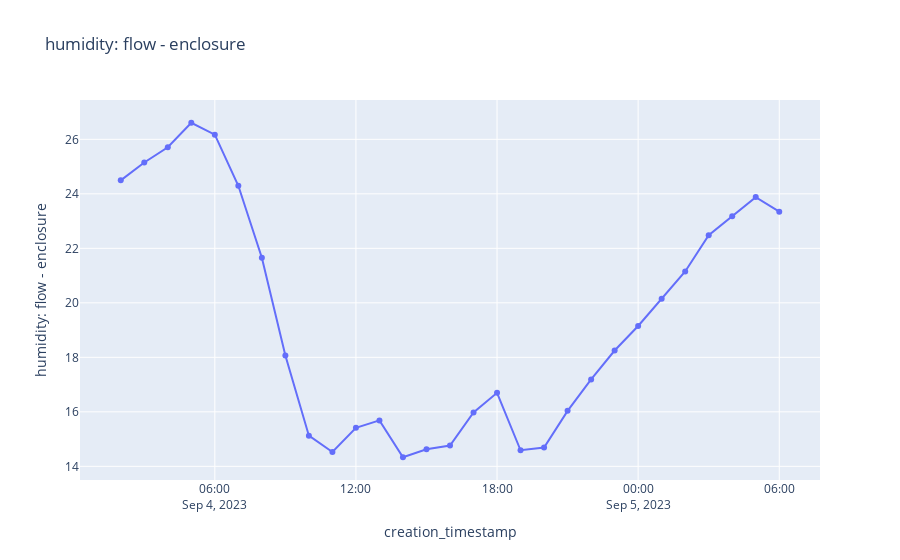

Here is the notebook cell this chart was saved with:
### Code cell
# Humidity Delta
col_name = "humidity: flow - enclosure"

df_temp = df_a.with_columns((pl.col("sht45_humidity") - pl.col("enclosure_bme280_humidity")).alias(col_name)) \
.select("creation_timestamp","system_name",col_name).collect()

import plotly.express as px

fig = px.line(df_temp, x="creation_timestamp", y=col_name, markers=True, title = col_name)
fig.show()

### Figure 1 — Plotly figure (JSON) as saved in the notebook; plotly's stock layout.template omitted (floating-point values rounded to 4 significant figures)
{"data": [{"hovertemplate": "creation_timestamp=%{x}<br>humidity: flow - enclosure=%{y}<extra></extra>", "legendgroup": "", "line": {"color": "#636efa", "dash": "solid"}, "marker": {"symbol": "circle"}, "mode": "lines+markers", "name": "", "orientation": "v", "showlegend": false, "type": "scatter", "x": ["2023-09-04T02:00:00+00:00", "2023-09-04T03:00:00+00:00", "2023-09-04T04:00:00+00:00", "2023-09-04T05:00:00+00:00", "2023-09-04T06:00:00+00:00", "2023-09-04T07:00:00+00:00", "2023-09-04T08:00:00+00:00", "2023-09-04T09:00:00+00:00", "2023-09-04T10:00:00+00:00", "2023-09-04T11:00:00+00:00", "2023-09-04T12:00:00+00:00", "2023-09-04T13:00:00+00:00", "2023-09-04T14:00:00+00:00", "2023-09-04T15:00:00+00:00", "2023-09-04T16:00:00+00:00", "2023-09-04T17:00:00+00:00", "2023-09-04T18:00:00+00:00", "2023-09-04T19:00:00+00:00", "2023-09-04T20:00:00+00:00", "2023-09-04T21:00:00+00:00", "2023-09-04T22:00:00+00:00", "2023-09-04T23:00:00+00:00", "2023-09-05T00:00:00+00:00", "2023-09-05T01:00:00+00:00", "2023-09-05T02:00:00+00:00", "2023-09-05T03:00:00+00:00", "2023-09-05T04:00:00+00:00", "2023-09-05T05:00:00+00:00", "2023-09-05T06:00:00+00:00"], "xaxis": "x", "y": [24.5, 25.15, 25.71, 26.61, 26.17, 24.3, 21.65, 18.07, 15.13, 14.53, 15.41, 15.69, 14.33, 14.63, 14.76, 15.98, 16.7, 14.59, 14.69, 16.04, 17.19, 18.25, 19.15, 20.15, 21.15, 22.48, 23.18, 23.88, 23.35], "yaxis": "y"}], "layout": {"legend": {"tracegroupgap": 0}, "title": {"text": "humidity: flow - enclosure"}, "xaxis": {"anchor": "y", "domain": [0, 1], "title": {"text": "creation_timestamp"}}, "yaxis": {"anchor": "x", "domain": [0, 1], "title": {"text": "humidity: flow - enclosure"}}}}
